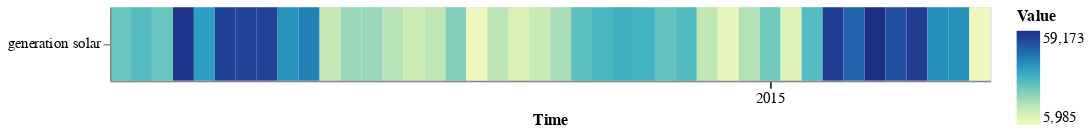

The cell this chart's notebook holds for it:
### Markdown cell above
with univariate TimeSeries

### Code cell
on.Plot(ts_uni.head(1000))\
    .add(on.marks.heatmap)\
    .properties(width=600, height=50)\
    .show()

### Figure 1 — Vega specification as saved in the notebook (floating-point values rounded to 4 significant figures)
{"$schema": "https://vega.github.io/schema/vega/v5.json", "data": [{"name": "source_0", "values": [{"sum_value": 27450.0, "variable": "generation solar", "yearmonthdate_time": "2015-01-01T00:00:00.000"}, {"sum_value": 30060.0, "variable": "generation solar", "yearmonthdate_time": "2015-01-02T00:00:00.000"}, {"sum_value": 27500.0, "variable": "generation solar", "yearmonthdate_time": "2015-01-03T00:00:00.000"}, {"sum_value": 57660.0, "variable": "generation solar", "yearmonthdate_time": "2015-01-04T00:00:00.000"}, {"sum_value": 37860.0, "variable": "generation solar", "yearmonthdate_time": "2015-01-05T00:00:00.000"}, {"sum_value": 54970.0, "variable": "generation solar", "yearmonthdate_time": "2015-01-06T00:00:00.000"}, {"sum_value": 54420.0, "variable": "generation solar", "yearmonthdate_time": "2015-01-07T00:00:00.000"}, {"sum_value": 54840.0, "variable": "generation solar", "yearmonthdate_time": "2015-01-08T00:00:00.000"}, {"sum_value": 39410.0, "variable": "generation solar", "yearmonthdate_time": "2015-01-09T00:00:00.000"}, {"sum_value": 43440.0, "variable": "generation solar", "yearmonthdate_time": "2015-01-10T00:00:00.000"}, {"sum_value": 15120.0, "variable": "generation solar", "yearmonthdate_time": "2015-01-11T00:00:00.000"}, {"sum_value": 21290.0, "variable": "generation solar", "yearmonthdate_time": "2015-01-12T00:00:00.000"}, {"sum_value": 21260.0, "variable": "generation solar", "yearmonthdate_time": "2015-01-13T00:00:00.000"}, {"sum_value": 17570.0, "variable": "generation solar", "yearmonthdate_time": "2015-01-14T00:00:00.000"}, {"sum_value": 14020.0, "variable": "generation solar", "yearmonthdate_time": "2015-01-15T00:00:00.000"}, {"sum_value": 16270.0, "variable": "generation solar", "yearmonthdate_time": "2015-01-16T00:00:00.000"}, {"sum_value": 23880.0, "variable": "generation solar", "yearmonthdate_time": "2015-01-17T00:00:00.000"}, {"sum_value": 5985.0, "variable": "generation solar", "yearmonthdate_time": "2015-01-18T00:00:00.000"}, {"sum_value": 16900.0, "variable": "generation solar", "yearmonthdate_time": "2015-01-19T00:00:00.000"}, {"sum_value": 11300.0, "variable": "generation solar", "yearmonthdate_time": "2015-01-20T00:00:00.000"}, {"sum_value": 14550.0, "variable": "generation solar", "yearmonthdate_time": "2015-01-21T00:00:00.000"}, {"sum_value": 19000.0, "variable": "generation solar", "yearmonthdate_time": "2015-01-22T00:00:00.000"}, {"sum_value": 29100.0, "variable": "generation solar", "yearmonthdate_time": "2015-01-23T00:00:00.000"}, {"sum_value": 31990.0, "variable": "generation solar", "yearmonthdate_time": "2015-01-24T00:00:00.000"}, {"sum_value": 33760.0, "variable": "generation solar", "yearmonthdate_time": "2015-01-25T00:00:00.000"}, {"sum_value": 32520.0, "variable": "generation solar", "yearmonthdate_time": "2015-01-26T00:00:00.000"}, {"sum_value": 27960.0, "variable": "generation solar", "yearmonthdate_time": "2015-01-27T00:00:00.000"}, {"sum_value": 30520.0, "variable": "generation solar", "yearmonthdate_time": "2015-01-28T00:00:00.000"}, {"sum_value": 15860.0, "variable": "generation solar", "yearmonthdate_time": "2015-01-29T00:00:00.000"}, {"sum_value": 8506.0, "variable": "generation solar", "yearmonthdate_time": "2015-01-30T00:00:00.000"}, {"sum_value": 17940.0, "variable": "generation solar", "yearmonthdate_time": "2015-01-31T00:00:00.000"}, {"sum_value": 26090.0, "variable": "generation solar", "yearmonthdate_time": "2015-02-01T00:00:00.000"}, {"sum_value": 10530.0, "variable": "generation solar", "yearmonthdate_time": "2015-02-02T00:00:00.000"}, {"sum_value": 30350.0, "variable": "generation solar", "yearmonthdate_time": "2015-02-03T00:00:00.000"}, {"sum_value": 55950.0, "variable": "generation solar", "yearmonthdate_time": "2015-02-04T00:00:00.000"}, {"sum_value": 48280.0, "variable": "generation solar", "yearmonthdate_time": "2015-02-05T00:00:00.000"}, {"sum_value": 59170.0, "variable": "generation solar", "yearmonthdate_time": "2015-02-06T00:00:00.000"}, {"sum_value": 52160.0, "variable": "generation solar", "yearmonthdate_time": "2015-02-07T00:00:00.000"}, {"sum_value": 56230.0, "variable": "generation solar", "yearmonthdate_time": "2015-02-08T00:00:00.000"}, {"sum_value": 40830.0, "variable": "generation solar", "yearmonthdate_time": "2015-02-09T00:00:00.000"}, {"sum_value": 40080.0, "variable": "generation solar", "yearmonthdate_time": "2015-02-10T00:00:00.000"}, {"sum_value": 6011.0, "variable": "generation solar", "yearmonthdate_time": "2015-02-11T00:00:00.000"}], "transform": [{"type": "formula", "expr": "toDate(datum['yearmonthdate_time'])", "as": "yearmonthdate_time"}]}, {"name": "source_0_x_domain_yearmonthdate_time", "values": [{"yearmonthdate_time": "2015-01-01T00:00:00.000"}, {"yearmonthdate_time": "2015-01-02T00:00:00.000"}, {"yearmonthdate_time": "2015-01-03T00:00:00.000"}, {"yearmonthdate_time": "2015-01-04T00:00:00.000"}, {"yearmonthdate_time": "2015-01-05T00:00:00.000"}, {"yearmonthdate_time": "2015-01-06T00:00:00.000"}, {"yearmonthdate_time": "2015-01-07T00:00:00.000"}, {"yearmonthdate_time": "2015-01-08T00:00:00.000"}, {"yearmonthdate_time": "2015-01-09T00:00:00.000"}, {"yearmonthdate_time": "2015-01-10T00:00:00.000"}, {"yearmonthdate_time": "2015-01-11T00:00:00.000"}, {"yearmonthdate_time": "2015-01-12T00:00:00.000"}, {"yearmonthdate_time": "2015-01-13T00:00:00.000"}, {"yearmonthdate_time": "2015-01-14T00:00:00.000"}, {"yearmonthdate_time": "2015-01-15T00:00:00.000"}, {"yearmonthdate_time": "2015-01-16T00:00:00.000"}, {"yearmonthdate_time": "2015-01-17T00:00:00.000"}, {"yearmonthdate_time": "2015-01-18T00:00:00.000"}, {"yearmonthdate_time": "2015-01-19T00:00:00.000"}, {"yearmonthdate_time": "2015-01-20T00:00:00.000"}, {"yearmonthdate_time": "2015-01-21T00:00:00.000"}, {"yearmonthdate_time": "2015-01-22T00:00:00.000"}, {"yearmonthdate_time": "2015-01-23T00:00:00.000"}, {"yearmonthdate_time": "2015-01-24T00:00:00.000"}, {"yearmonthdate_time": "2015-01-25T00:00:00.000"}, {"yearmonthdate_time": "2015-01-26T00:00:00.000"}, {"yearmonthdate_time": "2015-01-27T00:00:00.000"}, {"yearmonthdate_time": "2015-01-28T00:00:00.000"}, {"yearmonthdate_time": "2015-01-29T00:00:00.000"}, {"yearmonthdate_time": "2015-01-30T00:00:00.000"}, {"yearmonthdate_time": "2015-01-31T00:00:00.000"}, {"yearmonthdate_time": "2015-02-01T00:00:00.000"}, {"yearmonthdate_time": "2015-02-02T00:00:00.000"}, {"yearmonthdate_time": "2015-02-03T00:00:00.000"}, {"yearmonthdate_time": "2015-02-04T00:00:00.000"}, {"yearmonthdate_time": "2015-02-05T00:00:00.000"}, {"yearmonthdate_time": "2015-02-06T00:00:00.000"}, {"yearmonthdate_time": "2015-02-07T00:00:00.000"}, {"yearmonthdate_time": "2015-02-08T00:00:00.000"}, {"yearmonthdate_time": "2015-02-09T00:00:00.000"}, {"yearmonthdate_time": "2015-02-10T00:00:00.000"}, {"yearmonthdate_time": "2015-02-11T00:00:00.000"}], "transform": [{"type": "formula", "expr": "toDate(datum['yearmonthdate_time'])", "as": "yearmonthdate_time"}]}, {"name": "source_0_y_domain_variable", "values": [{"variable": "generation solar"}]}, {"name": "source_0_color_domain_sum_value", "values": [{"min": 5985.0, "max": 59170.0}]}], "marks": [{"type": "rect", "name": "layer_0_marks", "from": {"data": "source_0"}, "encode": {"update": {"y": {"field": "variable", "scale": "y"}, "width": {"signal": "max(0.25, bandwidth('x'))"}, "fill": {"field": "sum_value", "scale": "color"}, "x": {"field": "yearmonthdate_time", "scale": "x"}, "height": {"signal": "max(0.25, bandwidth('y'))"}}}, "style": ["rect"]}], "scales": [{"name": "x", "type": "band", "domain": {"data": "source_0_x_domain_yearmonthdate_time", "field": "yearmonthdate_time", "sort": true}, "range": [0, {"signal": "width"}], "paddingInner": 0, "paddingOuter": 0}, {"name": "y", "type": "band", "domain": {"data": "source_0_y_domain_variable", "field": "variable", "sort": true}, "range": [0, {"signal": "height"}], "paddingInner": 0, "paddingOuter": 0}, {"name": "color", "type": "linear", "domain": [{"signal": "(data(\"source_0_color_domain_sum_value\")[0] || {}).min"}, {"signal": "(data(\"source_0_color_domain_sum_value\")[0] || {}).max"}], "range": "heatmap", "interpolate": "hcl", "zero": false}], "axes": [{"scale": "x", "formatType": "time", "grid": false, "tickMinStep": {"signal": "datetime(2001, 0, 2, 0, 0, 0, 0) - datetime(2001, 0, 1, 0, 0, 0, 0)"}, "encode": {"labels": {"update": {"fill": [{"test": "month(datum.value) == 1 && date(datum.value) == 1", "value": "black"}, {"value": null}]}}, "ticks": {"update": {"stroke": [{"test": "month(datum.value) == 1 && date(datum.value) == 1", "value": "black"}, {"value": null}]}}}, "labelAngle": 0, "orient": "bottom", "title": "Time", "format": "%Y", "labelBaseline": "top", "zindex": 1, "labelOverlap": false}, {"scale": "y", "zindex": 1, "grid": false, "orient": "left"}], "style": "cell", "width": 600, "padding": 5, "height": 50, "legends": [{"title": "Value", "fill": "color", "gradientLength": {"signal": "clamp(height, 64, 200)"}}], "background": "white"}
